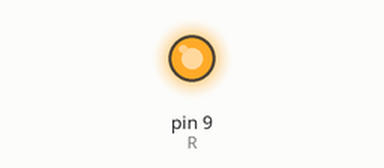
Recording of a sketch running on a simulated Arduino Uno, built with avr-gcc and run on an emulated ATmega328P. Shown: output pins drawn as LEDs (lit = HIGH).

Above: at 0.1 s.
Timing chart, 0 to 1.6 s (numbered marks = the images above):
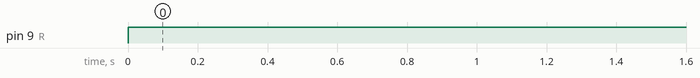

The sketch:

LED-Test.ino
```cpp
int R = 9;
void setup()
{
  pinMode(R, OUTPUT);
}
void loop()
{
  digitalWrite(R, HIGH);
}
```

Measured:
- by itself, pin 9 (R): LOW → HIGH at 0.00 s
